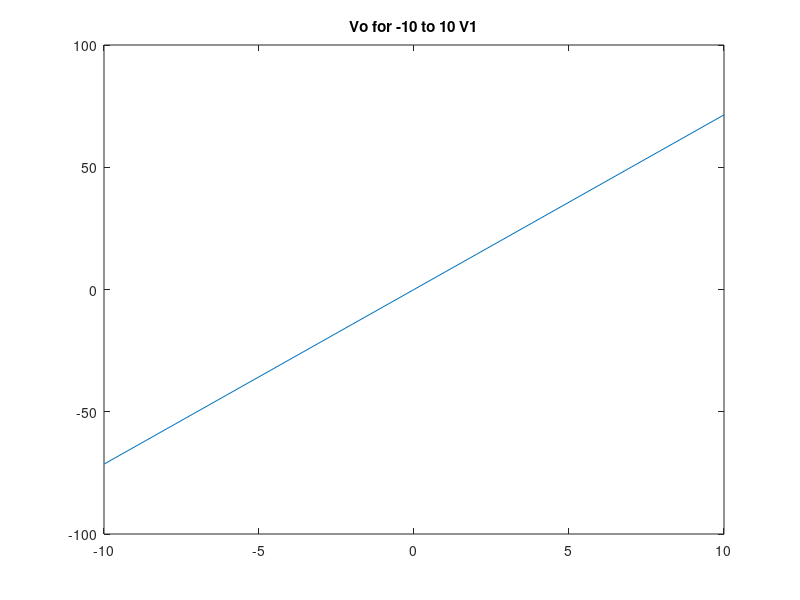
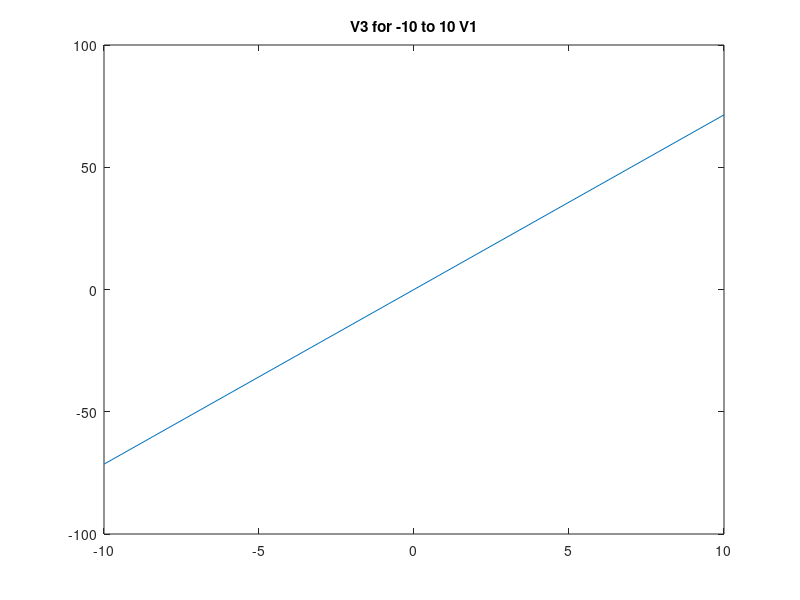
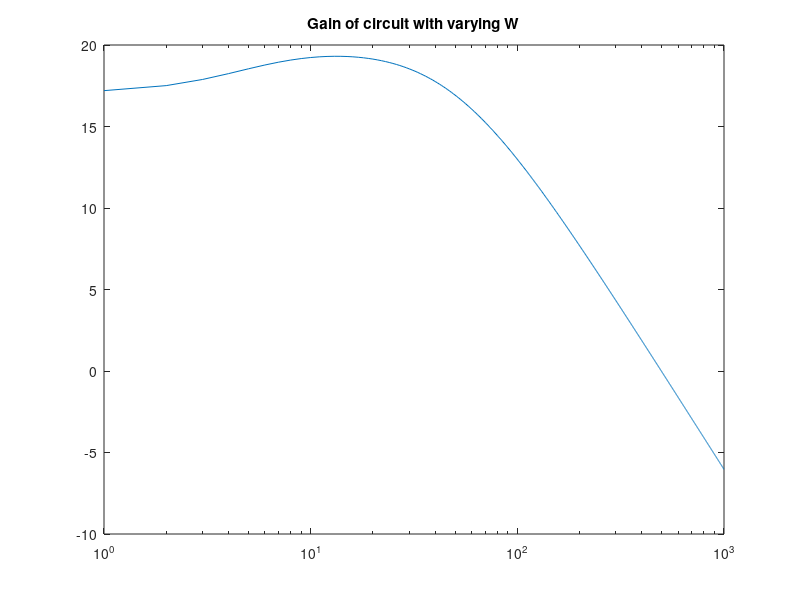
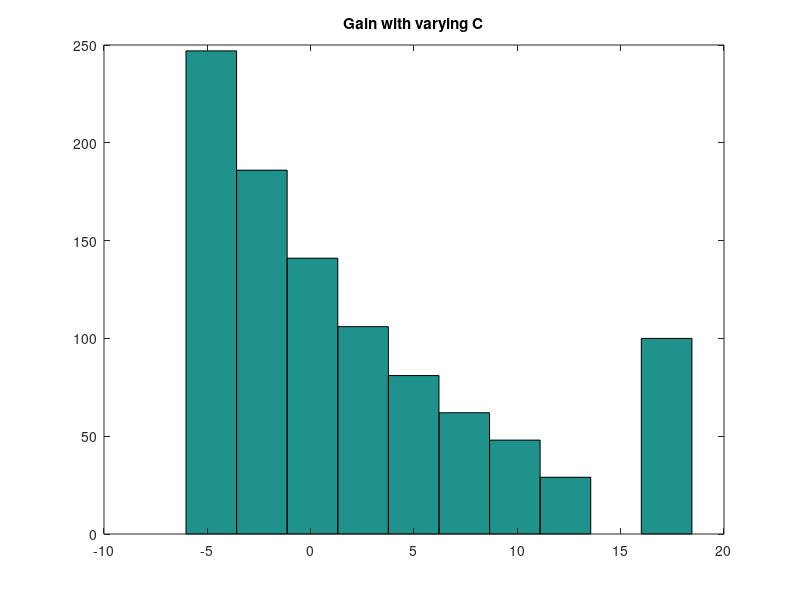

These charts were generated, in order, by the following MATLAB code:
clear all
% Patrobas Adewumi
% 100963608
% ELEC 4700
% assignment4
% MNA Building and circuit sim

R1 = 1;
C1 = 0.25;
R2 = 2;
L1 = 0.2;
R3 = 10;
a = 100;
R4 = 0.1;
Ro = 1000;

% Formulation

%    V1    V2     V3          V5       IL3
% G = [-1/R1, 0,     0,          0,      0; ...%N1
%      1/R1 , -1/R2, 0,          0,      0; ...%N2
%      0,     0,     -1/R3,      0,      0; ...%N3
%      0,     0,     -a/(R3*R4), -1/R4,  0; ...%N4
     

C = [  0, 0,   0, 0, 0, 0, 0; ...
     -C1,C1,   0, 0, 0, 0, 0; ...
       0, 0, -L1, 0, 0, 0, 0; ...
       0, 0,   0, 0, 0, 0, 0; ...
       0, 0,   0, 0, 0, 0, 0; ...
       0, 0,   0, 0, 0, 0, 0; ...
       0, 0,   0, 0, 0, 0, 0];
   
G = [     1,             0,  0,    0,  0,     0,            0; ...
      -1/R1, (1/R2 + 1/R1), -1,    0,  0,     0,            0; ...
          0,             1,  0,   -1,  0,     0,            0; ...
          0,             0, -1, 1/R3,  0,     0,            0; ...
          0,             0,  0,    0, -a,     1,            0; ...
          0,             0,  0, 1/R3, -1,     0,            0; ...
          0,             0,  0,    0,  0, -1/R4, (1/R4 +1/Ro)];

      
V1 = 10;      
F = [V1; 0; 0; 0; 0; 0; 0];

w = 0;
V = (G+1i*w*C)\F;


for k =1:21
    vp = -10 +k -1;
    F(1,1) = vp;
    
    V(:,:,k) = (G+1i*w*C)\F;
end

Vo(1,:) = V(7,1,:);
V3(1,:) = V(4,1,:).*R3;

figure(1)
plot(-10:1:10,Vo)
title('Vo for -10 to 10 V1')

figure(2)
plot(-10:1:10,V3)
title('V3 for -10 to 10 V1')


% Varying omega
F(1,1) =10;
for w = 1:1000
    V(:,:,w) = (G+1i*w*C)\F;
end

clear Vo
Vo(1,:) = V(7,1,:);

Vo1 = 20*log10(Vo/V1);

figure(3)
semilogx(1:1000,Vo1)
title('Gain of circuit with varying W')

% Randomizing C
w = pi;
std = 0.05;
for i = 1:100
    Cnew = normrnd(C1,std);
    C(2,1) = -Cnew;
    C(2,2) = Cnew;
    
    V(:,:,i) = (G+1i*w*C)\F;
end

clear Vo
Vo(1,:) = V(7,1,:);

Vo1 = 20*log10(Vo/V1);

figure(4)
hist(real(Vo1(:)))
title('Gain with varying C')


